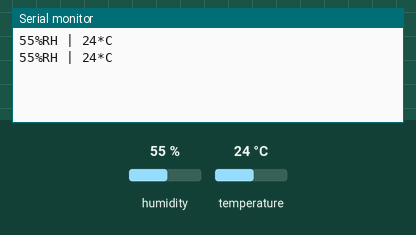
Recording of a sketch running on a simulated Arduino Uno, built with avr-gcc and run on an emulated ATmega328P. On the bench: the last lines printed to the serial monitor. Inputs (shaded band) come from the test bench; at power-on: humidity 55 %, temperature 24 °C.

Above: at 2.8 s.
2.9 s: humidity set to 22 %
At 4.6 s:
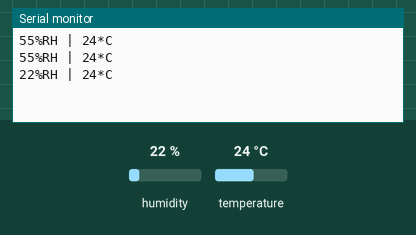
5.6 s: temperature set to 12 °C
At 6.4 s:
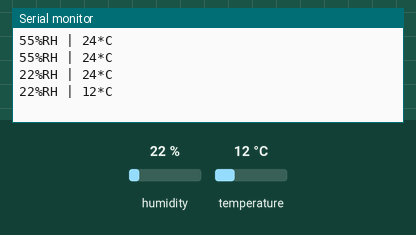
8.3 s: humidity set to 40 %
At 11.0 s:
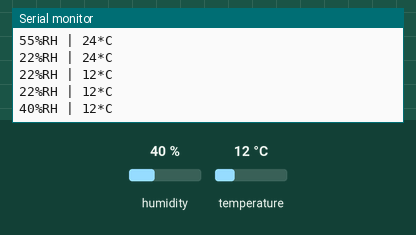
Timing chart, 0 to 12.5 s (numbered marks = the images above; inputs shaded):
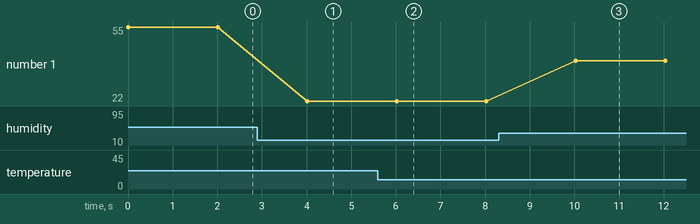

The sketch:

termometr_DHT-11.ino
```cpp
#include "DHT.h"
#define DHT_PIN A5

DHT dht;

void setup() {
  Serial.begin(9600);
  dht.setup(DHT_PIN);
}

void loop() {
  int humidity = dht.getHumidity();
  Serial.print(humidity);
  Serial.print("%RH | ");

  int temperature = dht.getTemperature();
  Serial.print(temperature);
  Serial.println("*C");

  delay(2000);
}
```

Measured:
- after the input at 2.9 s, the serial monitor: prints a new line after 1.1 s (image 1)
- after the input at 5.6 s, the serial monitor: prints a new line after 0.42 s (image 2)
- after the input at 8.3 s, the serial monitor: prints a new line after 1.7 s (image 3)
- plotted number 1: 55 → 22 after the input at 2.9 s, 22 → 40 after the input at 8.3 s
